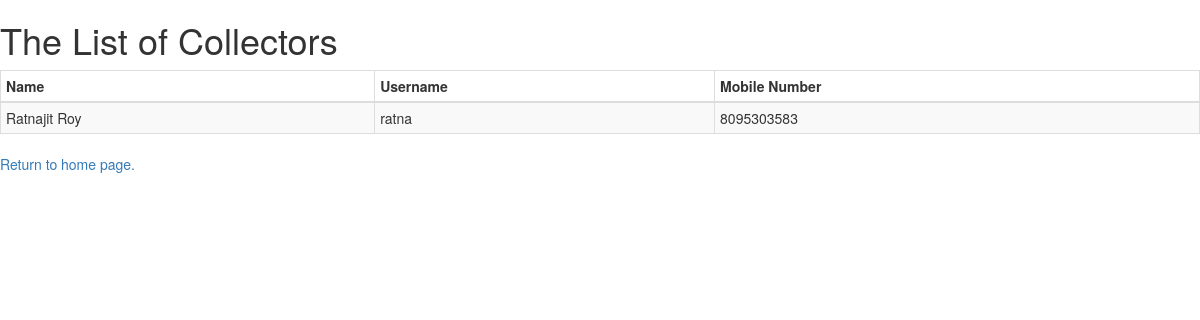
/collector, run on an earlier commit of the app's database.
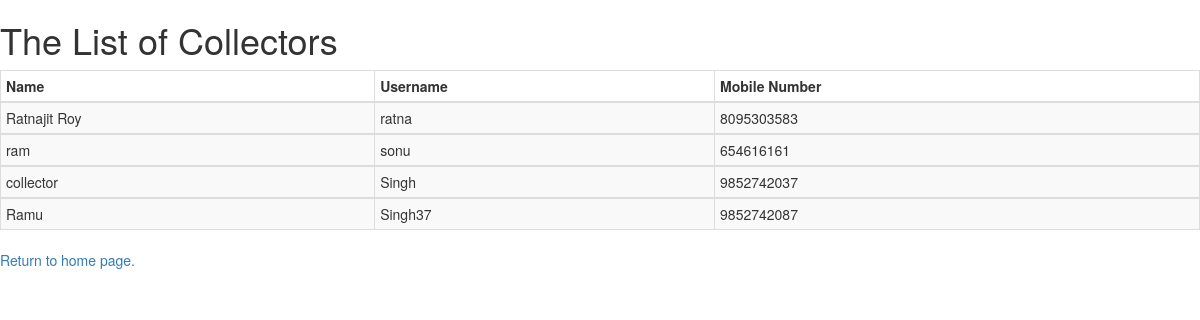
And on a later commit of the database.
### MedicalDonation/models.py (models this page shows, shortened)
class Collector(models.Model):
    name = models.CharField(max_length=64)
    address = models.CharField(max_length=128)
    pinCode = models.IntegerField()
    Phone_no = models.IntegerField()
    BirthDate = models.DateField()
    UID = models.IntegerField(unique=True)
    email = models.EmailField(max_length=64)
    username = models.CharField(max_length=16,unique=True)
    password = models.CharField(max_length=16)
    qualification = models.CharField(max_length=64)
    Driving_License = models.CharField(max_length=32)
    Driving_License_image = models.FileField(upload_to='photos/collector/DL')
    image = models.FileField(upload_to='photos/collector')

### MedicalDonation/views.py (the view)
# urls.py: path("collector", views.collectors, name= "Collector_view"),
def collectors(request):
    context = {
    "collectors": Collector.objects.all()
    }
    return render(request, "MedicalDonation/collector.html",context)

### MedicalDonation/templates/MedicalDonation/collector.html (shortened to what this page needs)
<!DOCTYPE html>
<html lang="en" dir="ltr">
  <head>
    <link rel="stylesheet" href="https://maxcdn.bootstrapcdn.com/bootstrap/3.3.7/css/bootstrap.min.css">
  </head>
  <body>
    <h1>The List of Collectors</h1>
    {% load static %}
    <div class="">
      <table border="1" class="table table-striped table-bordered table-hover table-condensed">
        <thead>
          <th> <b>Name</b> </th>
          <th> <b>Username</b>  </th>
          <th> <b>Mobile Number</b> </th>
        </thead>
        {% for c in collectors %}
        <tbody>
            <td>{{c.name}}</td>
            <td>{{c.username}}</td>
            <td>{{c.Phone_no}}</td>
        </tbody>
        {% endfor  %}
      </table>
      <a href="/">Return to home page.</a>
    </div>
  </body>
</html>

What changed in the data, as far as the page shows it:
added Collector: name "ram", username "sonu", Phone_no "654616161"
added Collector: name "collector", username "Singh", Phone_no "9852742037"
added Collector: name "Ramu", username "Singh37", Phone_no "9852742087"
